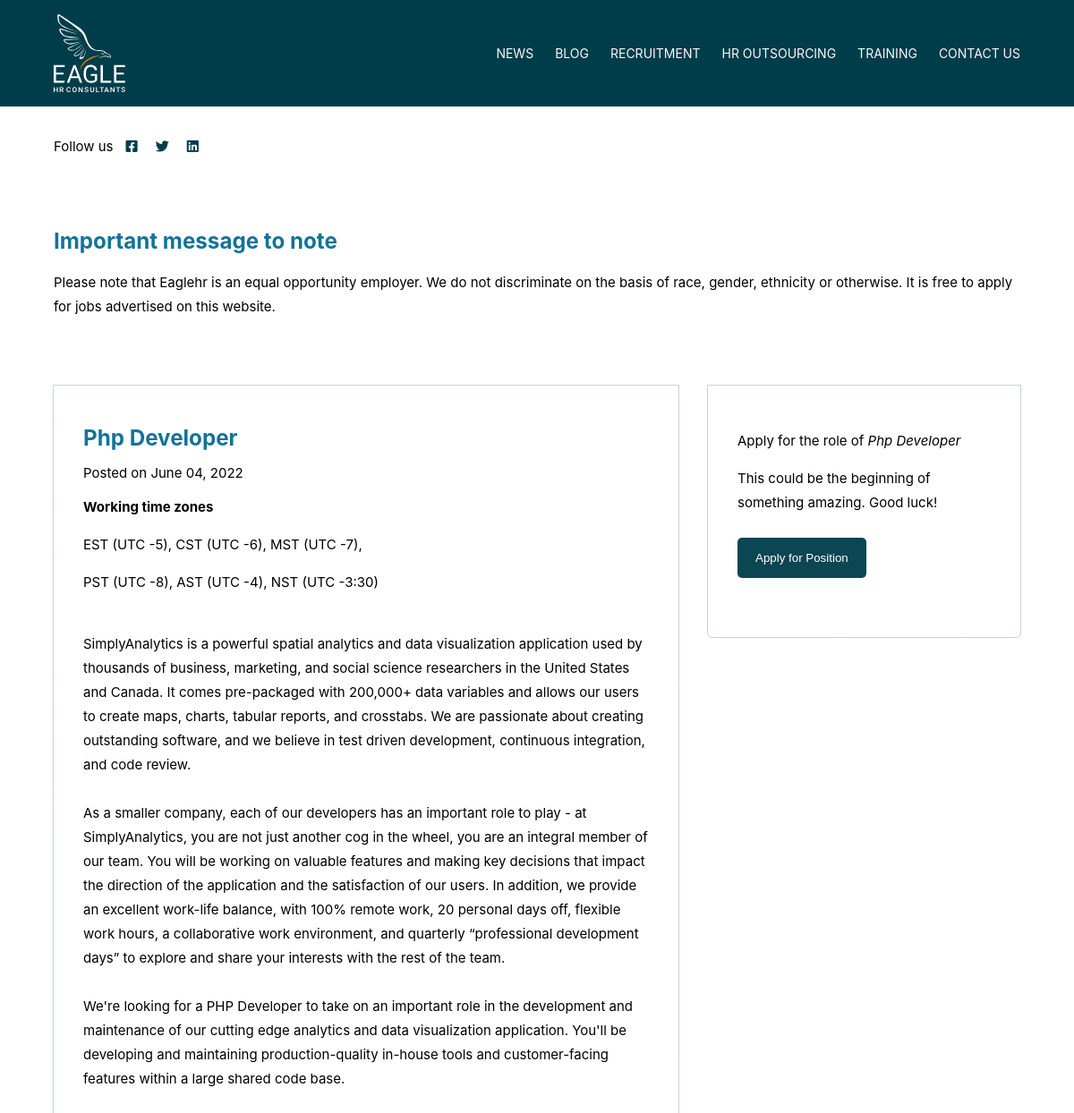
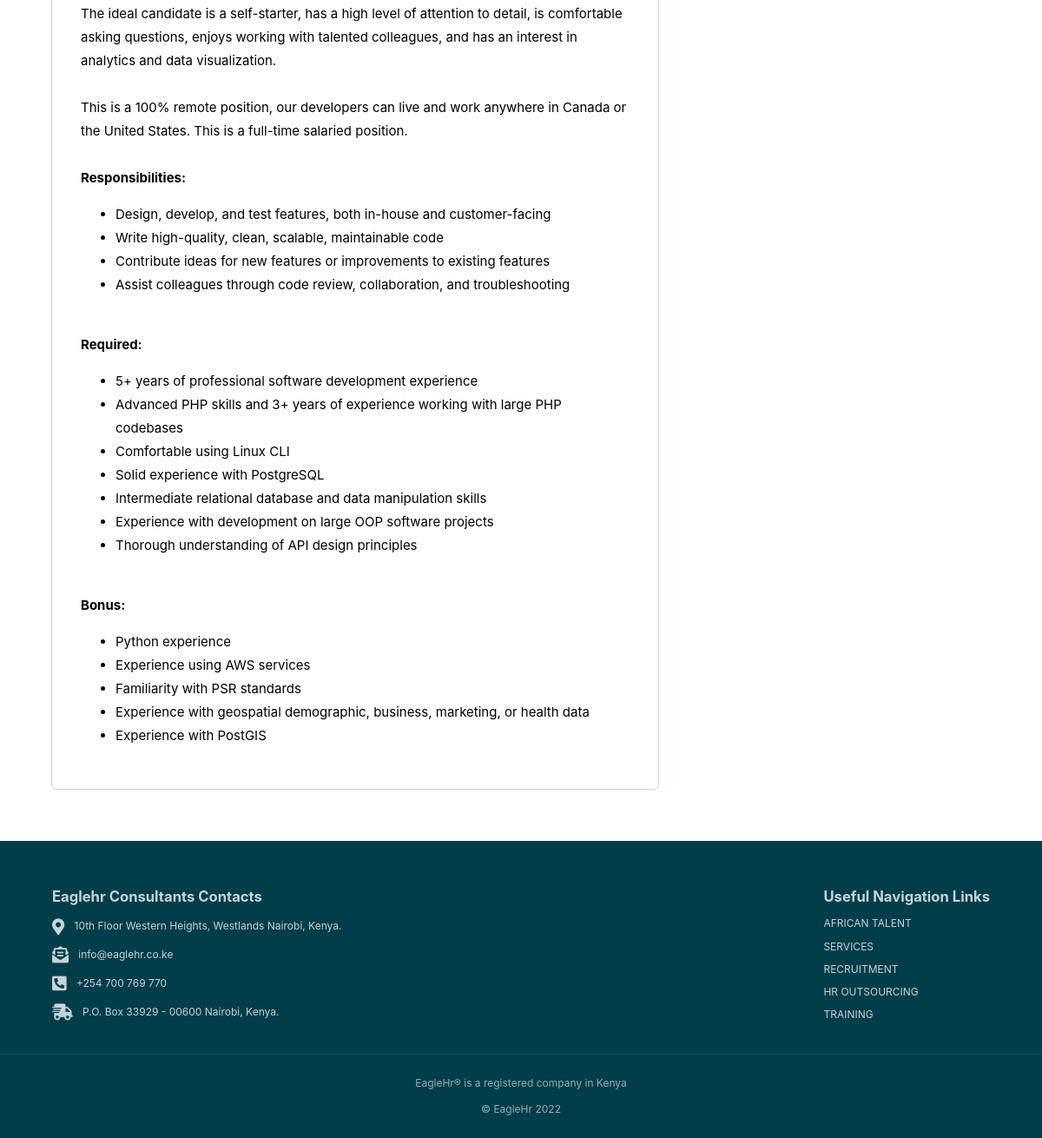
The page /jobs/php-developer on the database as committed earlier (2 pictures, top to bottom).
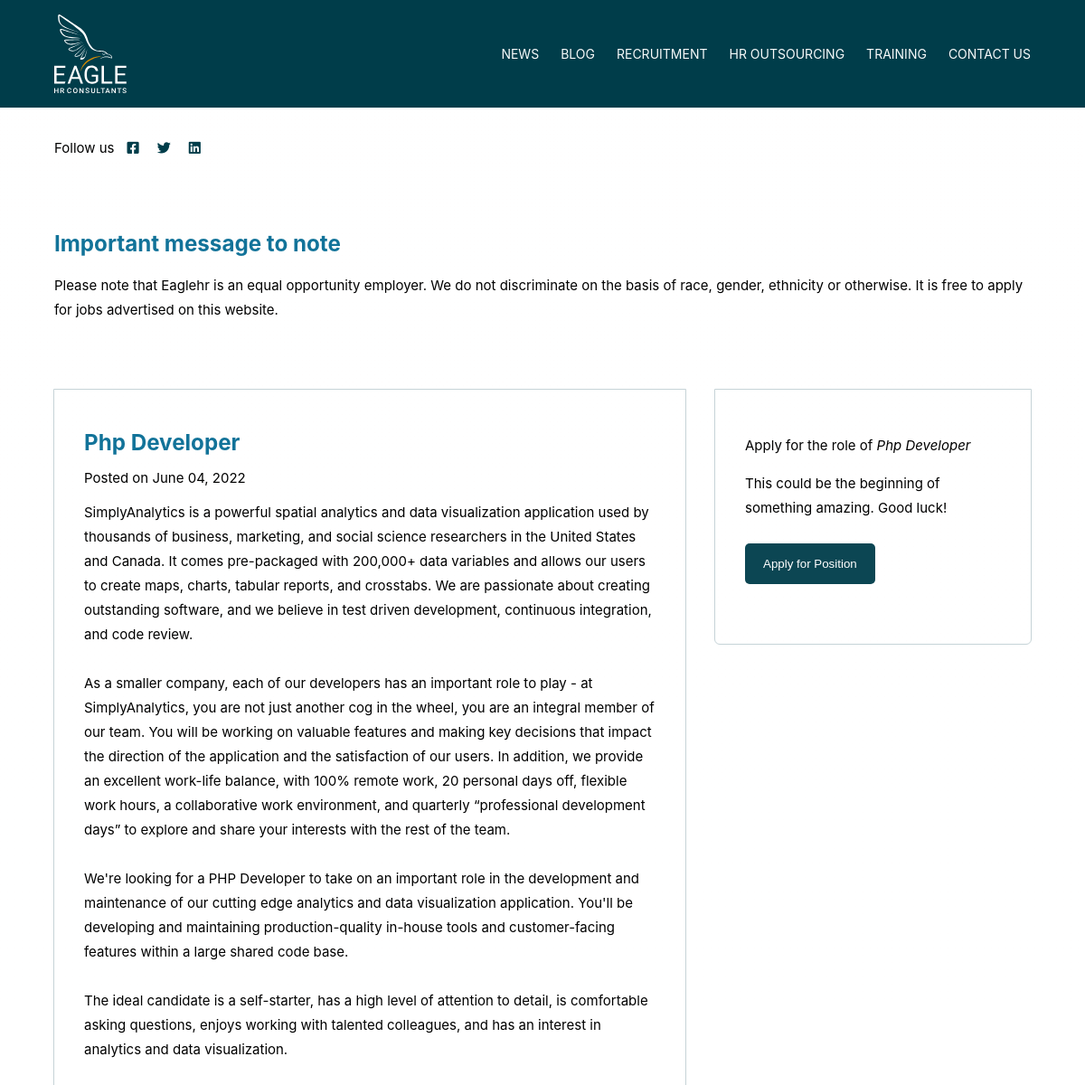
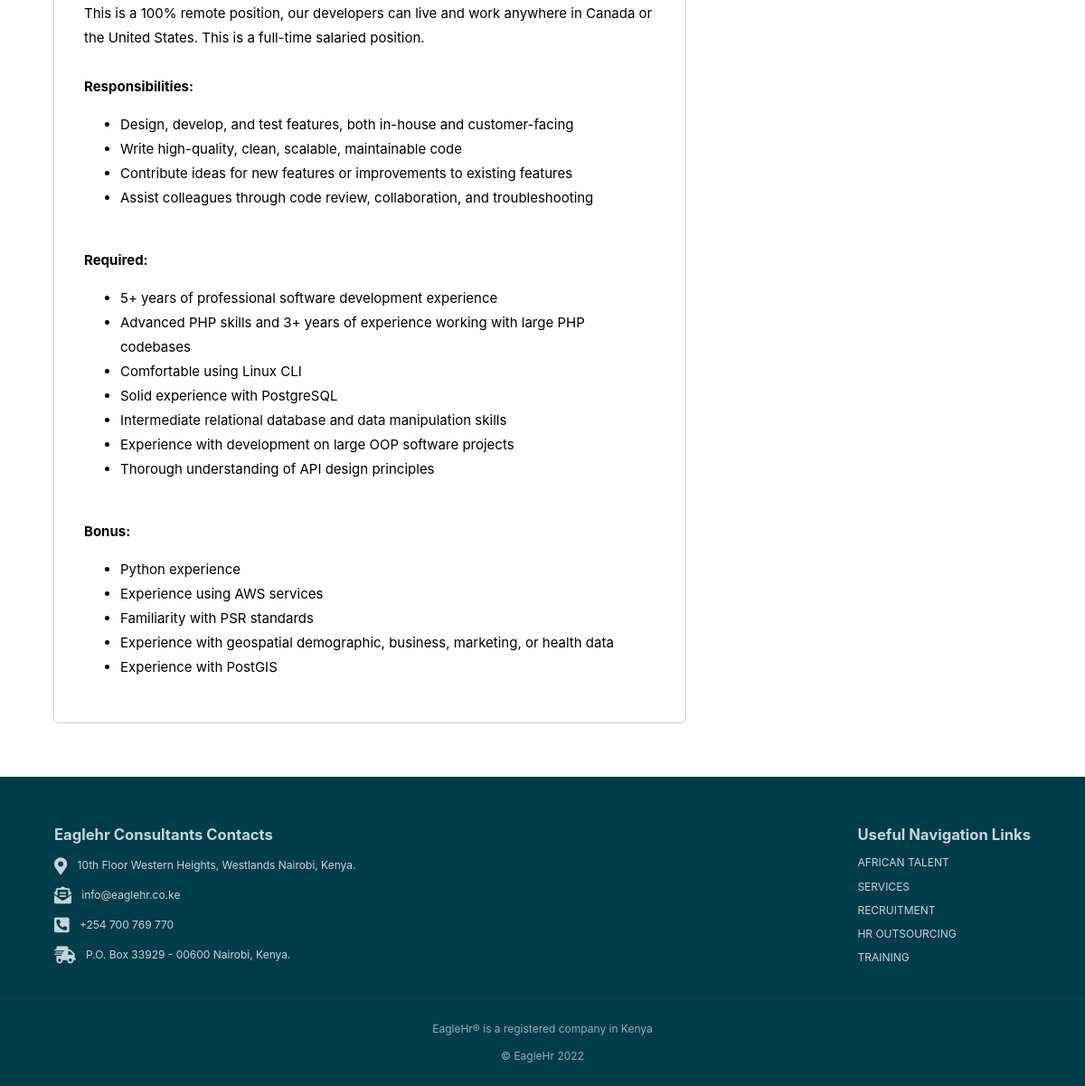
The same page on the database as committed later (2 pictures, top to bottom).
### jobs/models.py (models this page shows, shortened)
class Post(models.Model):
    category = models.ForeignKey(Category, on_delete=models.CASCADE)
    location = models.ForeignKey(Location, on_delete=models.CASCADE)
    type = models.ForeignKey(JobType, on_delete=models.CASCADE)
    title = models.CharField(max_length=255)
    content = RichTextField()
    slug = models.SlugField(max_length=255, unique=True)
    date_created = models.DateTimeField(default=timezone.now)
    apply_by_date = models.DateTimeField(default=timezone.now)
    updated_on = models.DateTimeField(auto_now=True)
    author = models.ForeignKey(User, default=0,
                               on_delete=models.CASCADE)
    active = models.BooleanField(
        default=False, help_text='Select to publish this job on the job portal page. De-select to hide this job.')
    class Meta:
        ordering = ['-date_created', 'author']

### jobs/views.py (the view)
# urls.py: path('<slug:slug>', views.job_detail, name="job-detail"),
def job_detail(request, slug):
    context = {}
    path = request.path
    host = request.get_host()
    print(host+path)
    try:
        job = Post.objects.get(slug=slug)
        context['job'] = job
    except:
        messages.error(
            request, f'This page is not available: {host+path}')
        return redirect('jobs:jobs-list')
    if job.active != 1:
        messages.error(
            request, f'{host+path} is currently not available')
        return redirect('jobs:jobs-list')
    return render(request, 'jobs/job-detail.html', context)

### templates/jobs/job-detail.html (shortened to what this page needs)
{% extends "sitewide/base.html" %}
{% block content %}
<section class="width big-margin-top">
  <h1>Important message to note</h1>
  <p>Please note that Eaglehr is an equal opportunity employer. We do not discriminate on the basis of race, gender, ethnicity or otherwise. It is free to apply for jobs advertised on this website.
  </p>
</section>
<div class="post-container">
  <article class="width main-aside-wrapper">
    <div data-id="{{job.id}}" class="main">
      <h1>{{job.title | safe | title }}</h1>
      <div class="blog-detail-date">Posted on <span>{{ job.date_created | date:"F d, Y" }}</span></div>
      <div class="margin-top body-text">
        <div class="body-p">{{ job.content | safe }}</div>
      </div>
    </div>
    <div class="aside">
      <div>
        <p>Apply for the role of <em>{{job.title | safe | title }}</em></p>
        <p>This could be the beginning of something amazing. Good luck!</p>
        <a href="apply/{{job.id}}"><button class="button">Apply for Position</button></a>
      </div>
    </div>
  </article>
</div>
{% endblock content %}

Rows that differ between the two databases and show on the page:
changed Post "Php Developer": content "Working time zones EST (UTC -5), CST (UTC -6), MST (UTC -7), PST (UTC -8), AST (UTC -4), NST (UTC -3:30) SimplyAnalytics is a powerful…" → "SimplyAnalytics is a powerful…"
